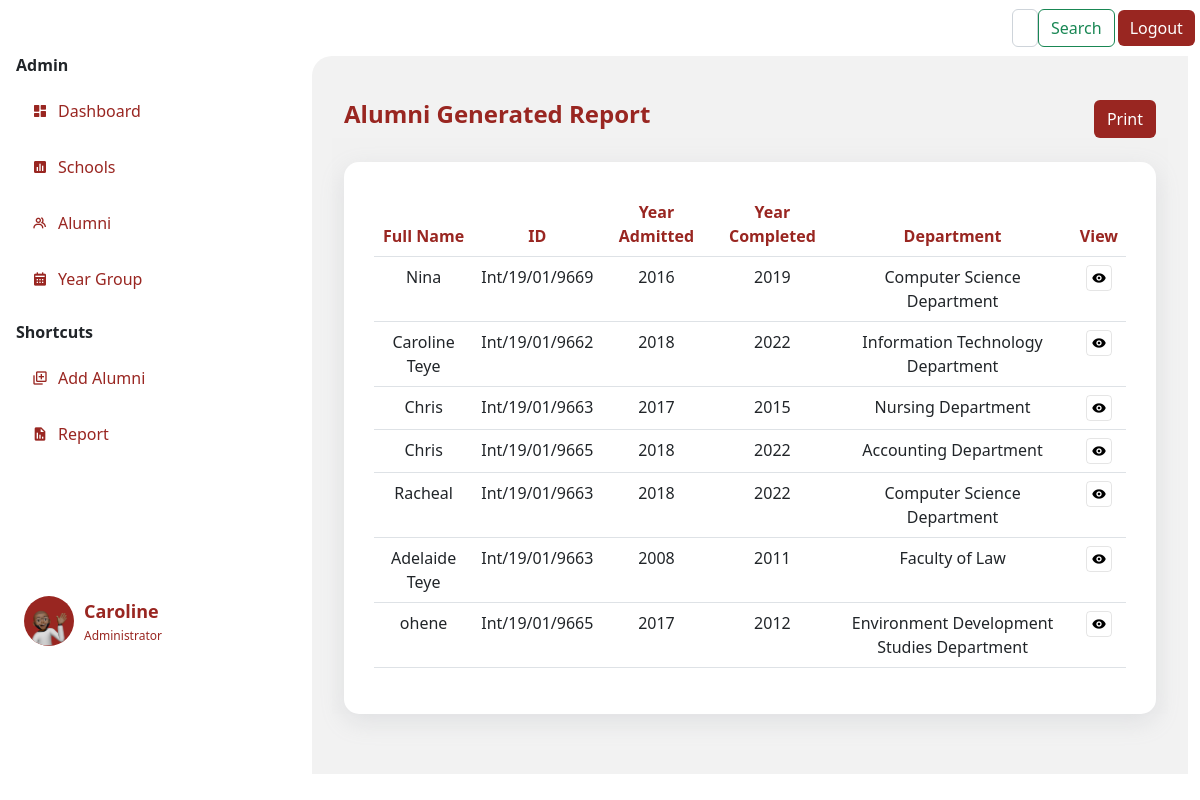
Page /newreport (signed in) on the earlier database version.
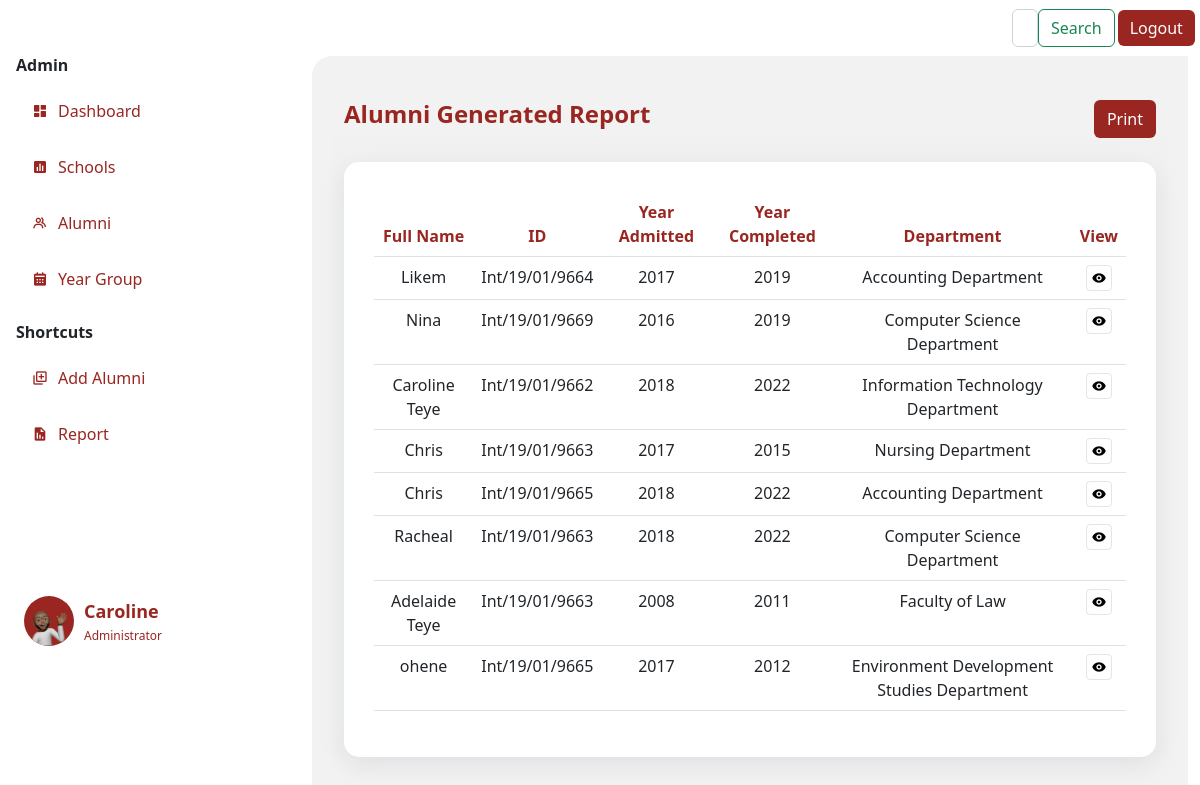
Same page on the later database version.
### app.py (models this page shows)
class User(db.Model,UserMixin):
    id= db.Column(db.Integer, primary_key=True)
    fullname= db.Column(db.String()  )
    indexnumber= db.Column(db.Integer())
    gender= db.Column(db.String()    )
    school= db.Column(db.String()    )
    department= db.Column(db.String()    )
    program= db.Column(db.String()   )
    completed= db.Column(db.Integer()     )
    admitted= db.Column(db.Integer()  )
    email= db.Column(db.String()     )
    telephone= db.Column(db.String()     )
    hall= db.Column(db.String()  )
    nationality= db.Column(db.String()   )
    address= db.Column(db.String()   )
    work= db.Column(db.String()  )
    guardian= db.Column(db.String()  )
    kin= db.Column(db.String()   )
    relationship= db.Column(db.String()  )
    marital= db.Column(db.String()   )
    health= db.Column(db.String()    )
    extra= db.Column(db.String()     )
    image_file = db.Column(db.String(20))
    def __repr__(self):
        return f"User('{self.id}', {self.fullname}, {self.gender}'"

### app.py (the view)
@app.route('/newreport', methods=['GET', 'POST'])
@login_required
def newreport():
    users=User.query.order_by(User.id.desc()).all()
    print(users)
    return render_template("newreport.html", users=users)

### forms.py
class Search(FlaskForm):
    searched = StringField('Searched', validators=[DataRequired()])
    submit = SubmitField('Search')

### app.py (called while the page is built)
@login_manager.user_loader
def load_user(user_id):
    return Person.query.get(int(user_id))

@app.context_processor
def base():
    form=Search()
    return dict(form=form)

### templates/newreport.html (shortened to what this page needs)
{% extends 'layout.html' %}
{% block body %}
      <div style="display: flex; justify-content: space-between; margin: 10px 12px 0 12px; margin-top: 3vh;">
          <h4 style="color: #992621;  text-align: center;"><b>Alumni Generated Report</b></h4>
          <button type="button" class="btn" style="background: #992621; color: #fff;"> Print</button>
      </div>
        <div class="container" style="background: #f2f2f2f2;" data-aos="fade-up" data-aos-duration="3000">
        <br>
          <div class="dashboard-item" >
            <table class="table">
                <thead style="text-align: center; color: #992621;">
                <tr >
                    <th scope="col">Full Name</th>
                    <th scope="col">ID</th>
                    <th scope="col">Year Admitted</th>
                    <th scope="col">Year Completed</th>
                    <th scope="col">Department</th>
                    <th scope="col-1">View</th>
                </tr>
                </thead>
                {%for user in users%}
                <tbody style="text-align: center;">
                <tr>
                    <td scope="row">{{user.fullname}}</th>
                    <td>{{user.indexnumber}}</td>
                    <td>{{user.admitted}}</td>
                    <td>{{user.completed}}</td>
                    <td>{{user.department}}</td>
                    <td>
                      <a href="" class="table-#" style="height: 4vh; border-radius: 5px; width: 2vw; align-items: center; color: black;" >
                        <i class='bx bxs-show bx-border icon'></i>
                      </a>
                    </td>
                </tr>
                </tbody>
                {%endfor%}
            </table>
          </div>
        </div>
  </div>
  {% endblock body %}

Differences in the rows shown:
added User: fullname "Likem", indexnumber "Int/19/01/9664", admitted "2017", completed "2019", department "Accounting Department"
